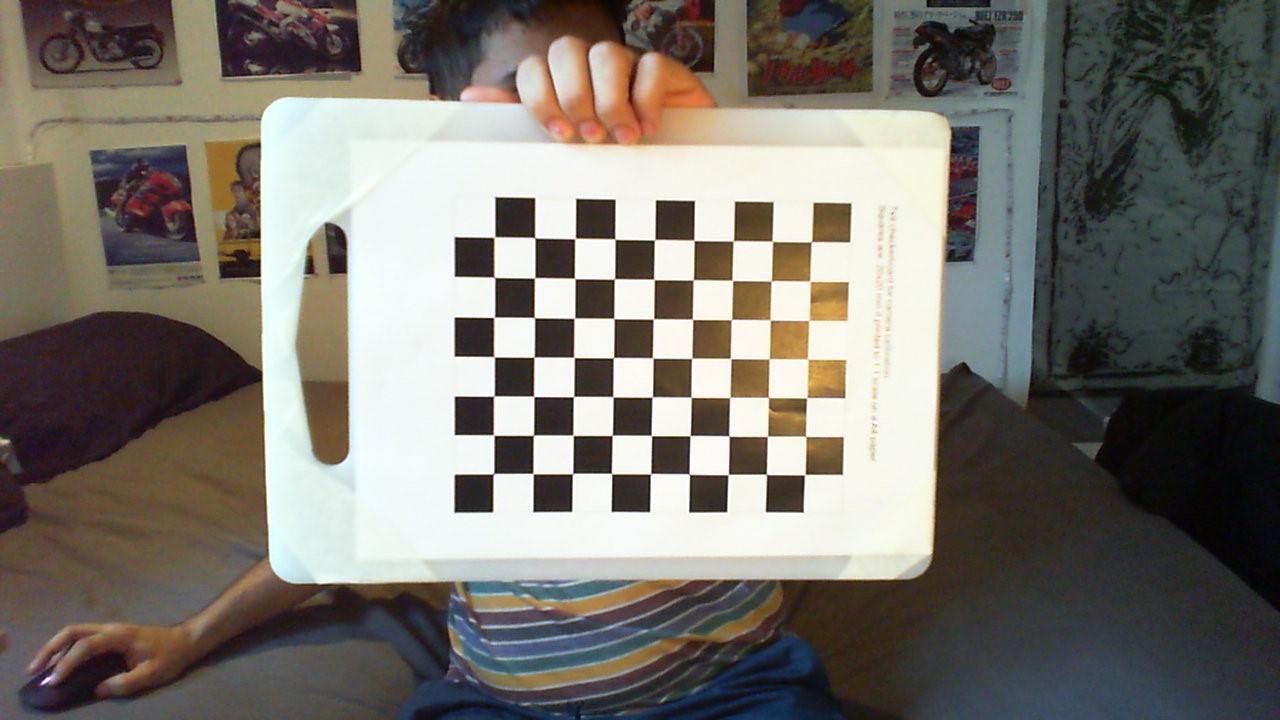
#> input picture opencv_stereo/old scripts/calib_images/left/WIN_20230718_19_09_43_Pro.jpg, 1280 x 720 px, given in place of the camera
$ python opentest_webcam.py   (older library calls are emulated)
#> lines starting #> are read from the running program, lines starting #| are printed output that depends on the picture
import cv2
import time
import numpy as np

# Initialize parameters for stereo block matching
params = {'minDisparity': 0,
          'numDisparities': 112,
          'blockSize': 3,
          'P1': 0,
          'P2': 0,
          'disp12MaxDiff': 1,
          'uniquenessRatio': 15,
          'speckleWindowSize': 0,
          'speckleRange': 2,
          'preFilterCap': 0,
          'mode': cv2.STEREO_SGBM_MODE_SGBM_3WAY}

# Create a window to display results
cv2.namedWindow('Disparity', cv2.WINDOW_NORMAL)

# Function to update the stereo block matcher when a trackbar moves
def on_trackbar_change(val, param):
    params[param] = val

# Create trackbars for parameters
for param in params:
    cv2.createTrackbar(param, 'Disparity', params[param], 255, lambda val, param=param: on_trackbar_change(val, param))

# Open video capture for both webcams
# Adjust the indices if your webcams are different
left_video = cv2.VideoCapture(1)
right_video = cv2.VideoCapture(0)

ret, frame = left_video.read()
#> frame is the input picture: shape (720, 1280, 3); mean B, G, R 109.4, 116.4, 120.1
imageSize = (frame.shape[1], frame.shape[0])
#> imageSize = (1280, 720)

# Load calibration matrices
calibration_dir = "C:/Users/User/Desktop/StereoNet/StereoNet_PyTorch/cv2_implementation/calib_data/"
distL = np.load(calibration_dir + 'distL.npy')
#> (reads opencv_stereo/old scripts/calib_data/distL.npy from the repository)
distR = np.load(calibration_dir + 'distR.npy')
#> (reads opencv_stereo/old scripts/calib_data/distR.npy from the repository)
mtxL = np.load(calibration_dir + 'mtxL.npy')
#> (reads opencv_stereo/old scripts/calib_data/mtxL.npy from the repository)
mtxR = np.load(calibration_dir + 'mtxR.npy')
#> (reads opencv_stereo/old scripts/calib_data/mtxR.npy from the repository)
R = np.load(calibration_dir + 'R.npy')
T = np.load(calibration_dir + 'T.npy')

# Compute rectification transform for each stereo head
R1, R2, P1, P2, Q, validPixROI1, validPixROI2 = cv2.stereoRectify(mtxL, distL, mtxR, distR, imageSize, R, T)
#> validPixROI1 = (592, 0, 388, 546); validPixROI2 = (0, 0, 636, 450)

# Compute the mapping matrices
map1L, map2L = cv2.initUndistortRectifyMap(mtxL, distL, R1, P1, imageSize, cv2.CV_16SC2)
map1R, map2R = cv2.initUndistortRectifyMap(mtxR, distR, R2, P2, imageSize, cv2.CV_16SC2)

while True:
    start = time.time()

    # Read frames from both webcams
    left_ret, left_frame = left_video.read()
    right_ret, right_frame = right_video.read()

    # If frames were successfully read
    if left_ret and right_ret:
        # Apply the rectification
        left_frame_rectified = cv2.remap(left_frame, map1L, map2L, cv2.INTER_LINEAR)
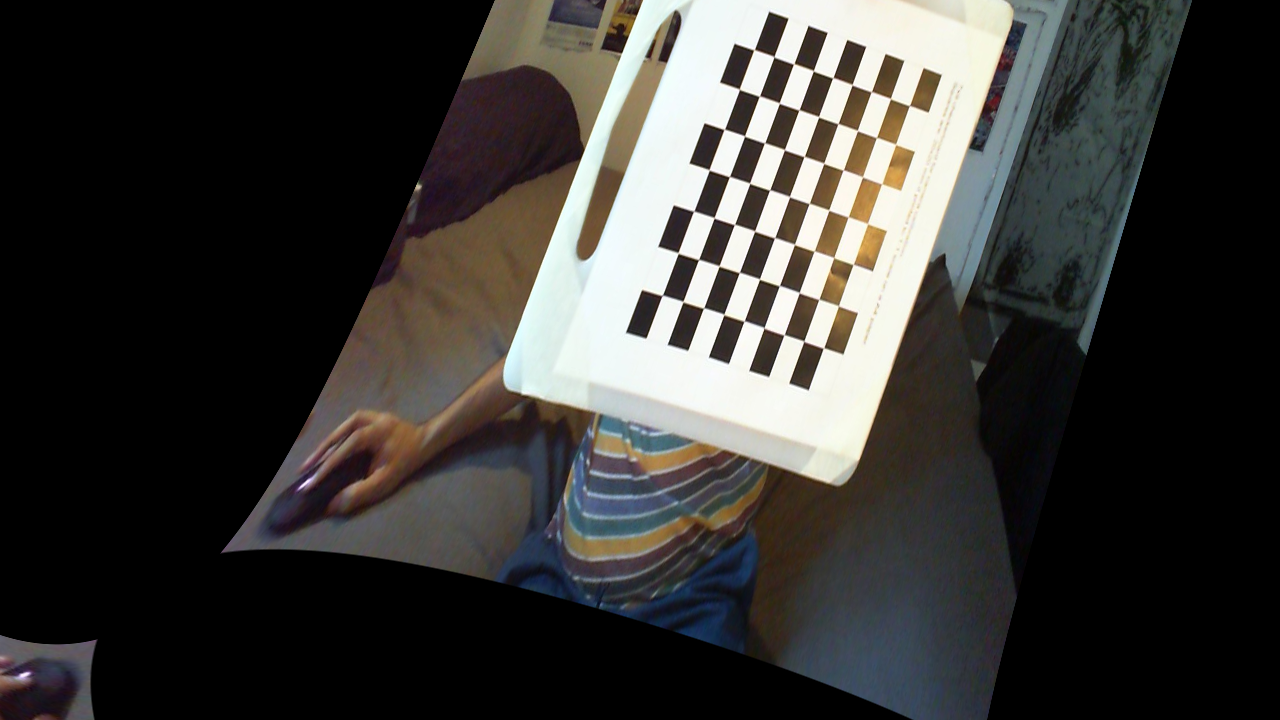
#> left_frame_rectified: shape (720, 1280, 3); mean B, G, R 54.6, 57, 58.3
        right_frame_rectified = cv2.remap(right_frame, map1R, map2R, cv2.INTER_LINEAR)

        # Convert both frames to grayscale
        left_gray = cv2.cvtColor(left_frame_rectified, cv2.COLOR_BGR2GRAY)
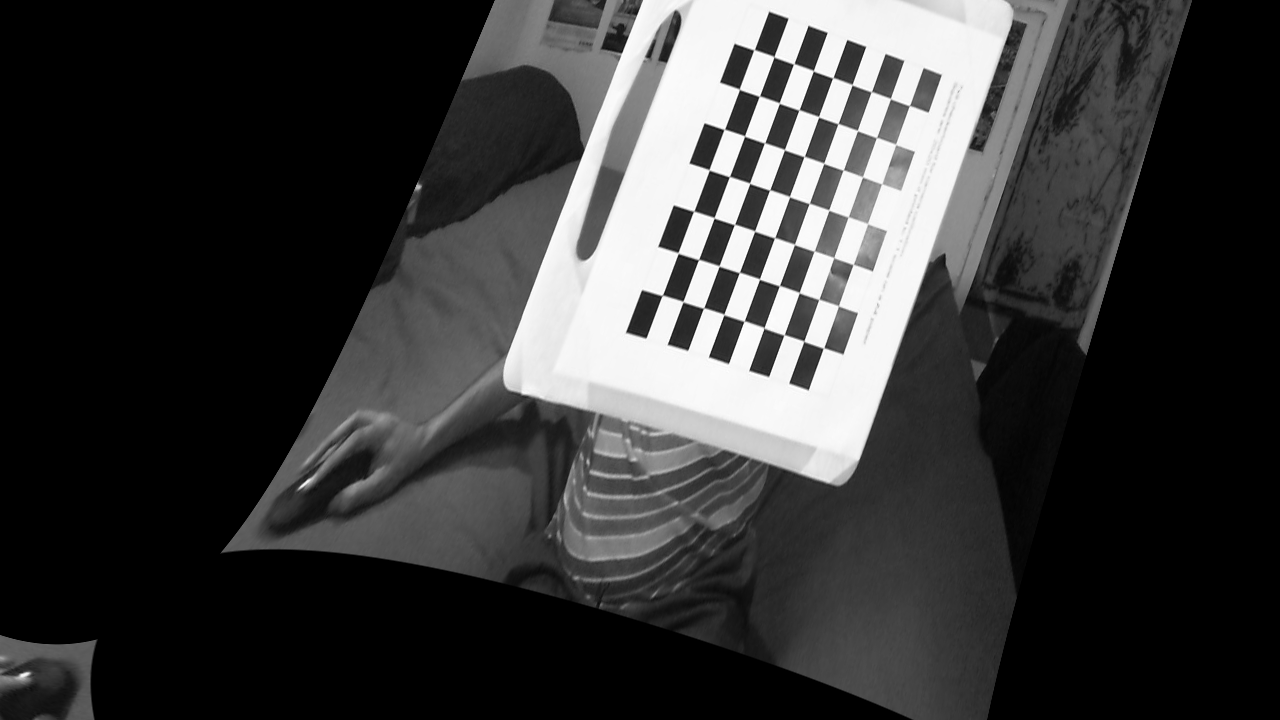
#> left_gray: shape (720, 1280); min 0, max 255, mean 57.1
        right_gray = cv2.cvtColor(right_frame_rectified, cv2.COLOR_BGR2GRAY)
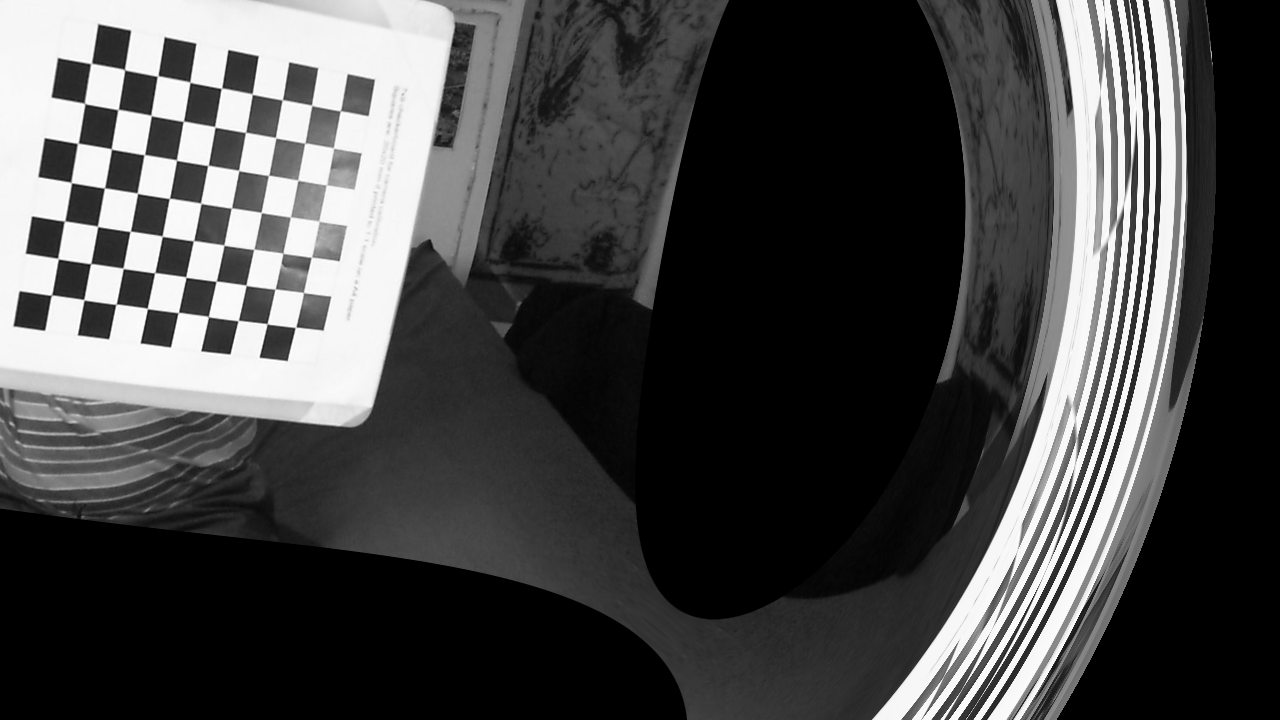
#> right_gray: shape (720, 1280); min 0, max 255, mean 73.3

        # Create a stereo block matcher with current parameters
        stereo = cv2.StereoSGBM_create(
            minDisparity=params['minDisparity'],
            numDisparities=params['numDisparities'],
            blockSize=params['blockSize'],
            P1=params['P1'],
            P2=params['P2'],
            disp12MaxDiff=params['disp12MaxDiff'],
            uniquenessRatio=params['uniquenessRatio'],
            speckleWindowSize=params['speckleWindowSize'],
            speckleRange=params['speckleRange'],
            preFilterCap=params['preFilterCap'],
            mode=params['mode']
        )

        # Calculate disparity (depth map)
        disparity = stereo.compute(left_gray, right_gray).astype(np.float32) / 16.0
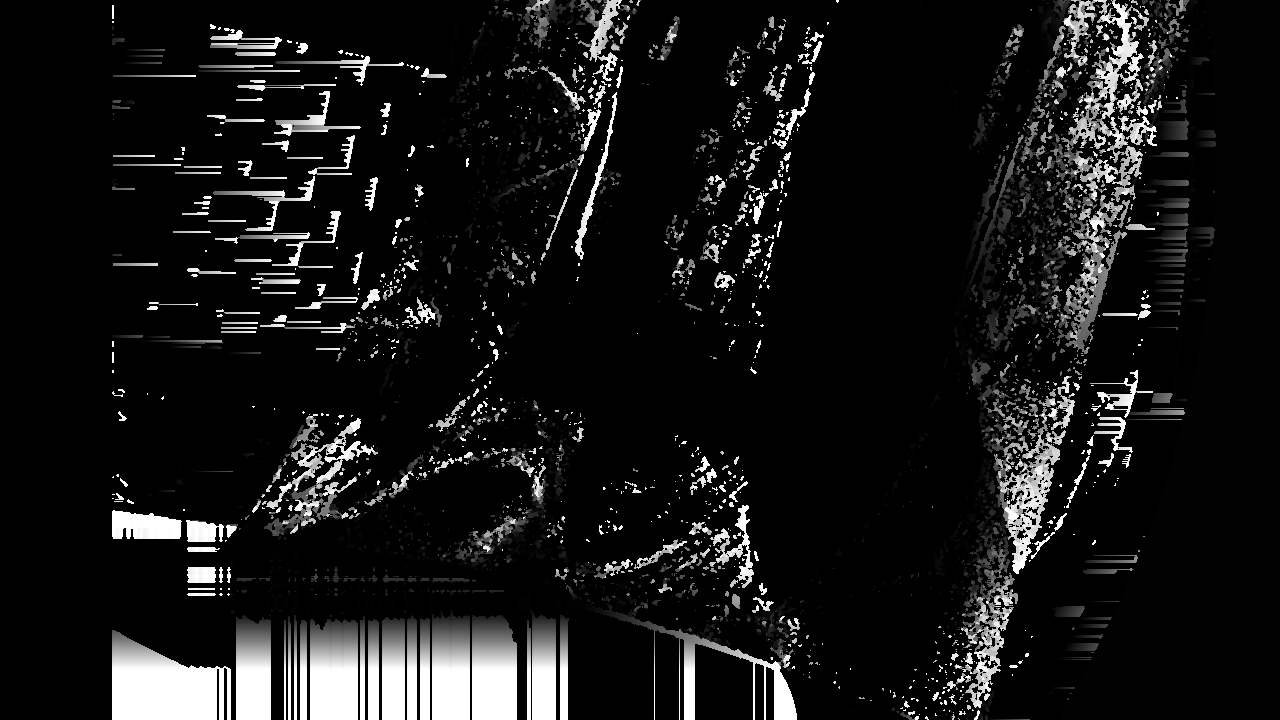
#> disparity: shape (720, 1280) float32; min -1, max 111, mean 9.1; drawn with min black and max white

        # Normalize disparity to the range 0-255 for viewing
        disparity = cv2.normalize(disparity, disparity, alpha=0, beta=255, norm_type=cv2.NORM_MINMAX, dtype=cv2.CV_8U)

        # Display disparity
        cv2.imshow('Disparity', disparity)

        # Break loop if 'q' is pressed
        if cv2.waitKey(1) & 0xFF == ord('q'):
#> (key q is pressed here)
            break

        # Print frames per second
        print("FPS: ", 1.0 / (time.time() - start))

# When everything done, release the video capture and close windows
left_video.release()
right_video.release()
cv2.destroyAllWindows()
